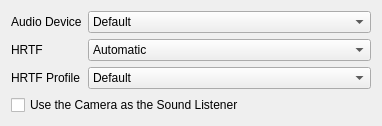
     <widget class="QWidget" name="Audio">
      <attribute name="title">
       <string>Audio</string>
      </attribute>
      <layout class="QVBoxLayout">
       <item>
        <layout class="QHBoxLayout">
         <item>
          <widget class="QLabel" name="audioDeviceSelectorLabel">
           <property name="toolTip">
            <string>Select your preferred audio device.</string>
           </property>
           <property name="text">
            <string>Audio Device</string>
           </property>
          </widget>
         </item>
         <item>
          <widget class="QComboBox" name="audioDeviceSelectorComboBox">
           <property name="sizePolicy">
            <sizepolicy hsizetype="Fixed" vsizetype="Fixed">
             <horstretch>0</horstretch>
             <verstretch>0</verstretch>
            </sizepolicy>
           </property>
           <property name="minimumSize">
            <size>
             <width>283</width>
             <height>0</height>
            </size>
           </property>
           <property name="currentIndex">
            <number>0</number>
           </property>
           <item>
            <property name="text">
             <string>Default</string>
            </property>
           </item>
          </widget>
         </item>
        </layout>
       </item>
       <item>
        <layout class="QHBoxLayout">
         <item>
          <widget class="QLabel" name="enableHRTFLabel">
           <property name="toolTip">
            <string>This setting controls HRTF, which simulates 3D sound on stereo systems.</string>
           </property>
           <property name="text">
            <string>HRTF</string>
           </property>
          </widget>
         </item>
         <item>
          <widget class="QComboBox" name="enableHRTFComboBox">
           <property name="sizePolicy">
            <sizepolicy hsizetype="Fixed" vsizetype="Fixed">
             <horstretch>0</horstretch>
             <verstretch>0</verstretch>
            </sizepolicy>
           </property>
           <property name="minimumSize">
            <size>
             <width>283</width>
             <height>0</height>
            </size>
           </property>
           <property name="currentIndex">
            <number>0</number>
           </property>
           <item>
            <property name="text">
             <string>Automatic</string>
            </property>
           </item>
           <item>
            <property name="text">
             <string>Off</string>
            </property>
           </item>
           <item>
            <property name="text">
             <string>On</string>
            </property>
           </item>
          </widget>
         </item>
        </layout>
       </item>
       <item>
        <layout class="QHBoxLayout">
         <item>
          <widget class="QLabel" name="hrtfProfileSelectorLabel">
           <property name="toolTip">
            <string>Select your preferred HRTF profile.</string>
           </property>
           <property name="text">
            <string>HRTF Profile</string>
           </property>
          </widget>
         </item>
         <item>
          <widget class="QComboBox" name="hrtfProfileSelectorComboBox">
           <property name="sizePolicy">
            <sizepolicy hsizetype="Fixed" vsizetype="Fixed">
             <horstretch>0</horstretch>
             <verstretch>0</verstretch>
            </sizepolicy>
           </property>
           <property name="minimumSize">
            <size>
             <width>283</width>
             <height>0</height>
            </size>
           </property>
           <property name="currentIndex">
            <number>0</number>
           </property>
           <item>
            <property name="text">
             <string>Default</string>
            </property>
           </item>
          </widget>
         </item>
        </layout>
       </item>
       <item>
        <widget class="QCheckBox" name="cameraListenerCheckBox">
         <property name="toolTip">
          <string>In third-person view, use the camera as the sound listener instead of the player character.</string>
         </property>
         <property name="text">
          <string>Use the Camera as the Sound Listener</string>
         </property>
        </widget>
       </item>
       <item>
        <spacer>
         <property name="orientation">
          <enum>Qt::Vertical</enum>
         </property>
         <property name="sizeHint" stdset="0">
          <size>
           <width>0</width>
           <height>0</height>
          </size>
         </property>
        </spacer>
       </item>
      </layout>
     </widget>
